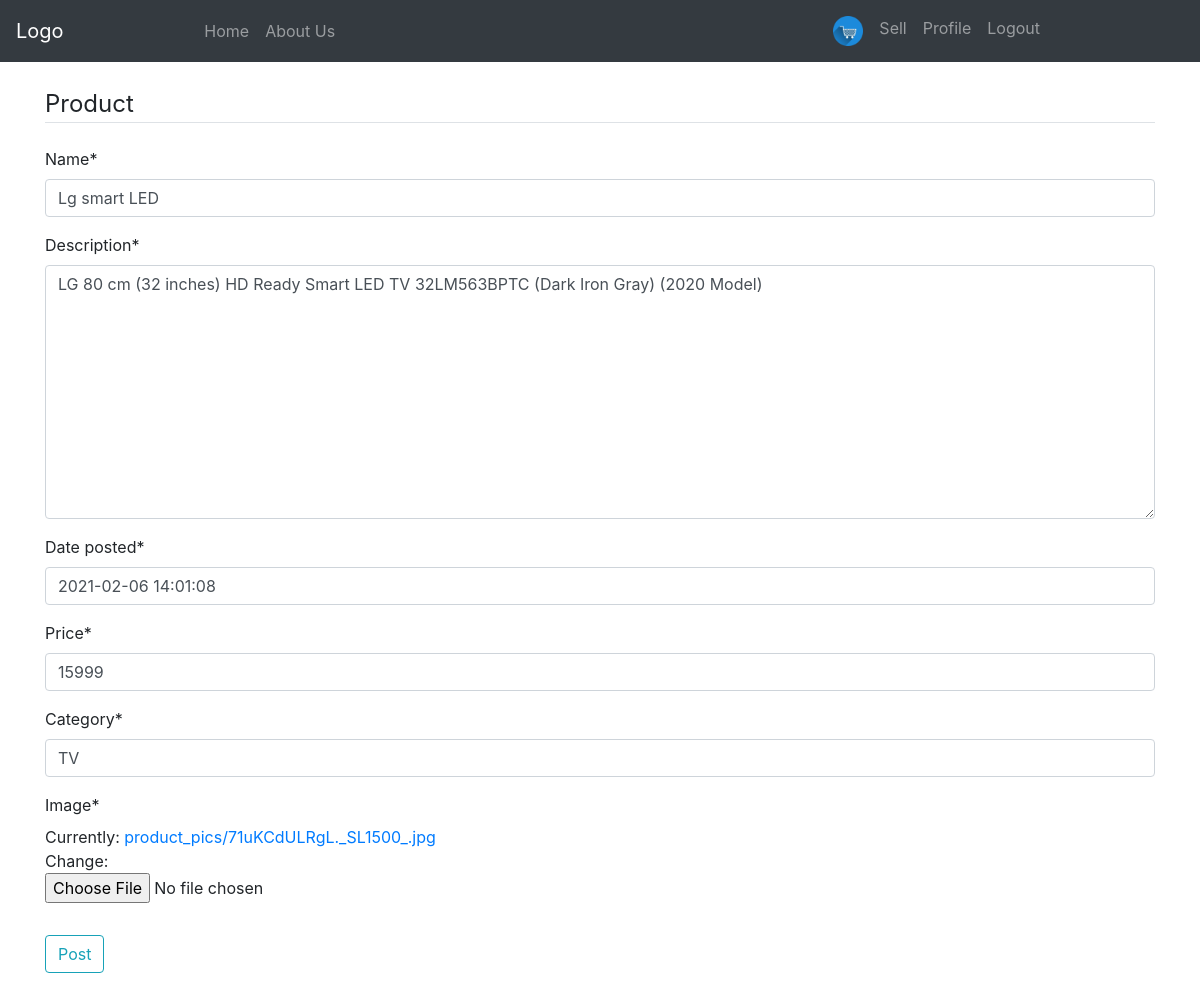
The page /product/5/update/ (signed in) on the database its author committed.
### shop/models.py (models this page shows, shortened)
class Product(models.Model):
	name = models.CharField(max_length=100)
	description = models.TextField()
	date_posted = models.DateTimeField(default=timezone.now)
	price = models.IntegerField()
	category = models.CharField(max_length=100)
	seller = models.ForeignKey(User, on_delete=models.CASCADE)
	image = models.ImageField(default='default.png',upload_to='product_pics')

### shop/views.py (the view, shortened to what this page needs)
# urls.py: path('product/<int:pk>/update/', ProductUpdateView.as_view(), name='product-update'),
class ProductUpdateView(LoginRequiredMixin,UserPassesTestMixin ,UpdateView):
	model = Product
	fields = ['name','description','date_posted','price','category','image']
	def test_func(self):
		product = self.get_object()
		if self.request.user == product.seller:
			return True
		return False

### shop/templates/shop/product_form.html (shortened to what this page needs)
{% extends "shop/base.html" %}
{% load crispy_forms_tags %}
{% block content %}
	<div class = "content-section">
		<form method="POST" enctype="multipart/form-data" >
			<fieldset class="form-group" >
				<legend class = "border-bottom mb-4"> Product </legend>
				{{ form | crispy }}
			</fieldset>
			<div class="form-group" >
				<button class="btn btn-outline-info" type = "submit">
				Post
				</button>
			</div>
		</form>
		</div>
{% endblock content %}

### rows shown on the page
Product: name "Lg smart LED", description "LG 80 cm (32 inches) HD Ready Smart LED TV 32LM563BPTC (Dark Iron Gray) (2020 Model)", date_posted "2021-02-06 14:01:08", price "15999", category "TV"
